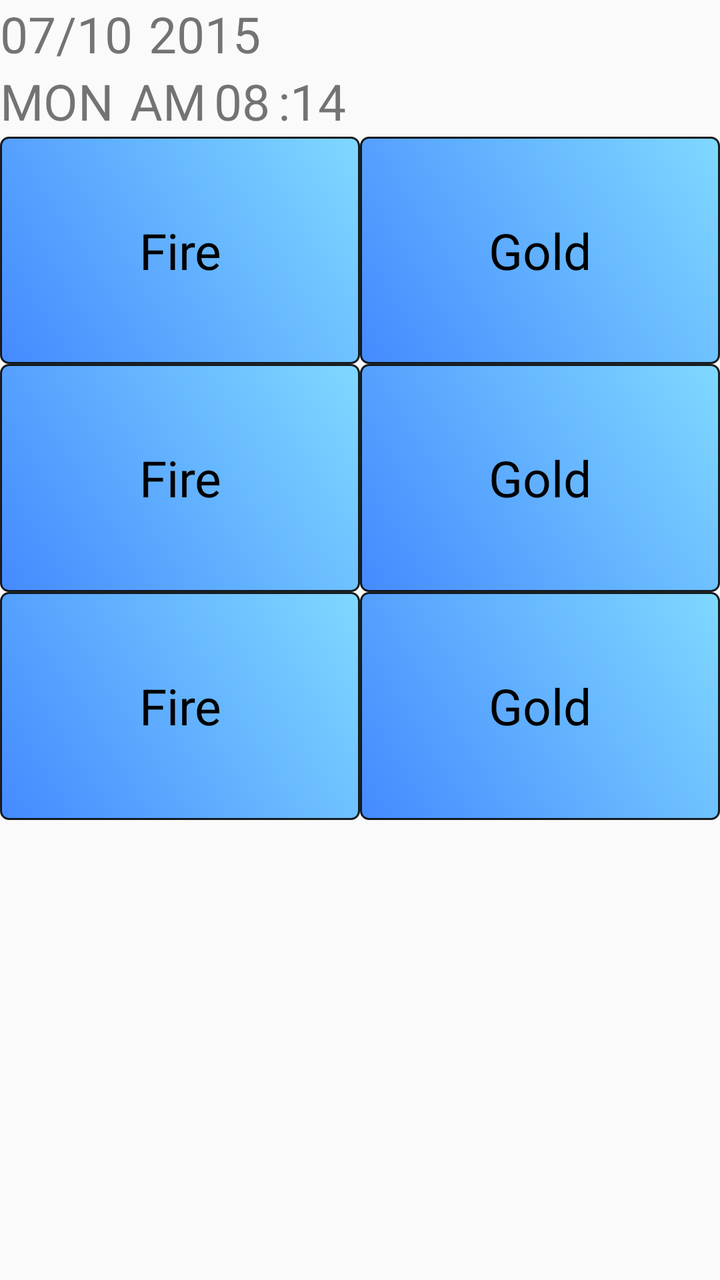
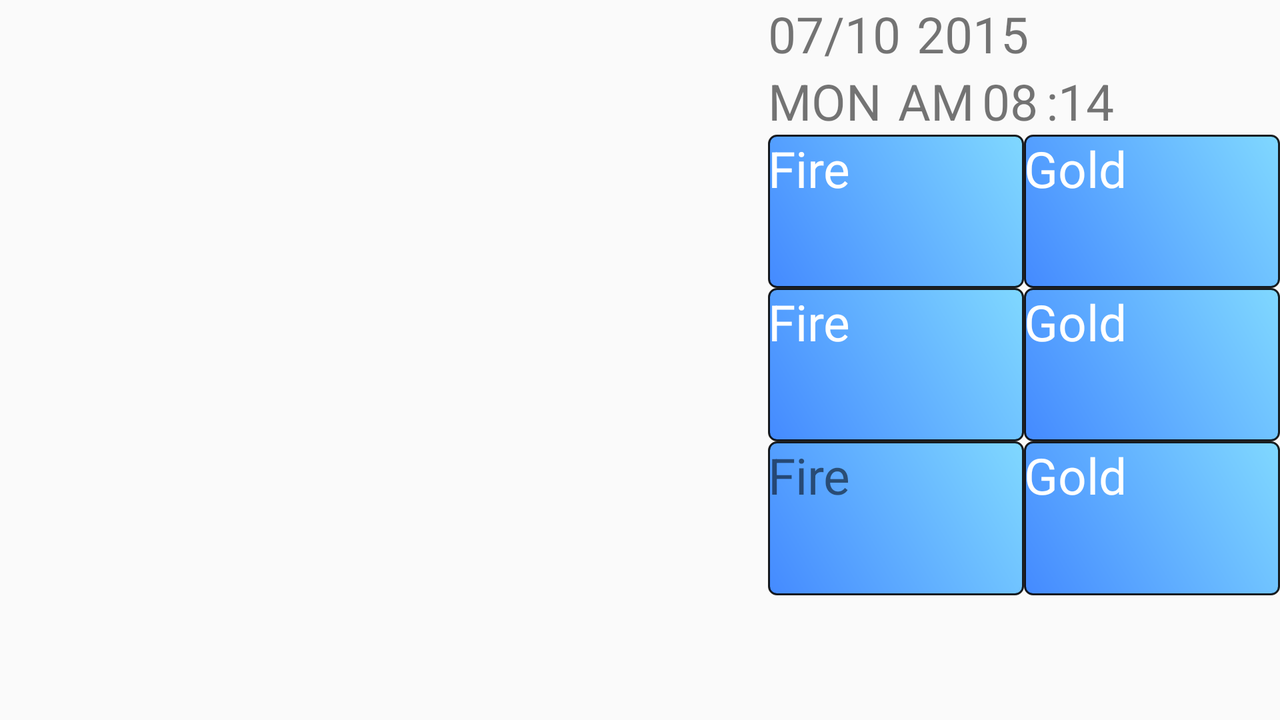

Two renders of one Android screen. The first uses the default layout on a phone; the second uses the alternative layout the repository ships for a different screen configuration, on a matching device. The two XML files are below.
<!-- AndroidManifest.xml: application theme AppTheme -->
<!-- res/layout/activity_main.xml -->
<?xml version="1.0" encoding="utf-8"?>
<android.support.constraint.ConstraintLayout xmlns:android="http://schemas.android.com/apk/res/android"
    xmlns:app="http://schemas.android.com/apk/res-auto"
    xmlns:tools="http://schemas.android.com/tools"
    android:layout_width="match_parent"
    android:layout_height="match_parent">

    <LinearLayout
        android:id="@+id/main_layout"
        android:layout_width="match_parent"
        android:layout_height="match_parent"
        android:orientation="vertical">
        <android.support.constraint.ConstraintLayout
            android:layout_width="match_parent"
            android:layout_height="0dp"
            android:id="@+id/main_top_layout"
            android:layout_weight="0.6"
            >

            <TextView
                android:id="@+id/textview_main_clock_date"
                android:layout_width="wrap_content"
                android:layout_height="0dp"
                android:layout_weight="1"
                android:text="@string/example_text_clock_date"
                android:textSize="25sp"
                app:layout_constrainedWidth="true"
                />

            <TextView
                android:id="@+id/textview_main_clock_year"
                android:layout_width="wrap_content"
                android:layout_height="0dp"
                android:layout_weight="1"
                android:text="@string/example_text_clock_year"
                android:textSize="25sp"
                android:layout_marginStart="8dp"
                app:layout_constraintStart_toEndOf="@id/textview_main_clock_date"
                app:layout_constrainedWidth="true"
                />

            <TextView
                android:id="@+id/textview_main_clock_day"
                android:layout_width="wrap_content"
                android:layout_height="0dp"
                android:layout_weight="1"
                android:text="@string/example_text_clock_day"
                android:textSize="25sp"
                app:layout_constraintTop_toBottomOf="@id/textview_main_clock_date"
                app:layout_constrainedWidth="true"
                />
            <TextView
                android:id="@+id/textview_main_clock_am_pm"
                android:layout_width="wrap_content"
                android:layout_height="0dp"
                android:layout_weight="1"
                android:text="@string/example_text_clock_am_pm"
                android:textSize="25sp"
                android:layout_marginStart="8dp"
                app:layout_constraintStart_toEndOf="@id/textview_main_clock_day"
                app:layout_constraintTop_toBottomOf="@+id/textview_main_clock_year"
                app:layout_constrainedWidth="true"
                />

            <TextView
                android:id="@+id/textview_main_clock_hour"
                android:layout_width="wrap_content"
                android:layout_height="0dp"
                android:layout_weight="1"
                android:text="@string/example_text_clock_hour"
                android:textSize="25sp"
                android:layout_marginStart="4dp"
                app:layout_constraintStart_toEndOf="@id/textview_main_clock_am_pm"
                app:layout_constraintTop_toBottomOf="@+id/textview_main_clock_year"
                app:layout_constrainedWidth="true"
                />

            <TextView
                android:id="@+id/textview_main_clock_min"
                android:layout_width="wrap_content"
                android:layout_height="0dp"
                android:layout_weight="1"
                android:text="@string/example_text_clock_min"
                android:textSize="25sp"
                android:layout_marginStart="4dp"
                app:layout_constraintStart_toEndOf="@id/textview_main_clock_hour"
                app:layout_constraintTop_toBottomOf="@+id/textview_main_clock_year"
                app:layout_constrainedWidth="true"
                />
        </android.support.constraint.ConstraintLayout>

        <LinearLayout
            android:layout_width="match_parent"
            android:layout_height="0dp"
            android:id="@+id/main_sensor_data_first_row_layout"
            android:layout_weight="1"
            app:layout_constraintTop_toBottomOf="@id/main_top_layout"
            >
            <TextView
                android:id="@+id/main_textview_temperatures"
                android:layout_width="0dp"
                android:layout_height="match_parent"
                android:layout_weight="1"
                android:gravity="center"
                android:text="Fire"
                android:textSize="25sp"
                android:textColor="@color/black"
                android:textAlignment="center"
                android:background="@drawable/rectangle_round_corner_blue_background"
                app:layout_constraintTop_toTopOf="parent"
                app:layout_constraintStart_toStartOf="parent"
                app:layout_constraintBottom_toBottomOf="parent"
                app:layout_constraintEnd_toEndOf="parent"/>

            <TextView
                android:id="@+id/main_textview_humidity"
                android:layout_width="0dp"
                android:layout_height="match_parent"
                android:layout_weight="1"
                android:gravity="center"
                android:text="Gold"
                android:textSize="25sp"
                android:textColor="@color/black"
                android:textAlignment="center"
                android:background="@drawable/rectangle_round_corner_blue_background"/>
        </LinearLayout>
        <LinearLayout
            android:layout_width="match_parent"
            android:layout_height="0dp"
            android:id="@+id/main_sensor_data_second_row_layout"
            app:layout_constraintTop_toBottomOf="@id/main_sensor_data_first_row_layout"
            android:layout_weight="1">
            <TextView
                android:id="@+id/main_textview_pm10"
                android:layout_width="0dp"
                android:layout_height="match_parent"
                android:layout_weight="1"
                android:gravity="center"
                android:text="Fire"
                android:textSize="25sp"
                android:textColor="@color/black"
                android:textAlignment="center"
                android:background="@drawable/rectangle_round_corner_blue_background"/>

            <TextView
                android:id="@+id/main_textview_pm2_5"
                android:layout_width="0dp"
                android:layout_height="match_parent"
                android:layout_weight="1"
                android:gravity="center"
                android:text="Gold"
                android:textSize="25sp"
                android:textColor="@color/black"
                android:textAlignment="center"
                android:background="@drawable/rectangle_round_corner_blue_background"/>
        </LinearLayout>
        <LinearLayout
            android:layout_width="match_parent"
            android:layout_height="0dp"
            android:id="@+id/main_sensor_data_third_row_layout"
            app:layout_constraintTop_toBottomOf="@id/main_sensor_data_second_row_layout"
            android:layout_weight="1">
            <TextView
                android:id="@+id/main_textview_ozone"
                android:layout_width="0dp"
                android:layout_height="match_parent"
                android:layout_weight="1"
                android:gravity="center"
                android:text="Fire"
                android:textSize="25sp"
                android:textColor="@color/black"
                android:textAlignment="center"
                android:background="@drawable/rectangle_round_corner_blue_background"/>

            <TextView
                android:id="@+id/main_textview_co2"
                android:layout_width="0dp"
                android:layout_height="match_parent"
                android:layout_weight="1"
                android:gravity="center"
                android:text="Gold"
                android:textSize="25sp"
                android:textColor="@color/black"
                android:textAlignment="center"
                android:background="@drawable/rectangle_round_corner_blue_background"/>
        </LinearLayout>
        <android.support.v4.view.ViewPager
            android:id="@+id/main_viewpager"
            android:layout_width="match_parent"
            android:layout_height="0dp"
            android:layout_marginTop="2dp"
            android:layout_weight="2"
            app:layout_constraintTop_toBottomOf="@id/main_sensor_data_third_row_layout"
            app:layout_constraintStart_toStartOf="parent"
            app:layout_constraintBottom_toBottomOf="parent"/>

    </LinearLayout>

</android.support.constraint.ConstraintLayout>
<!-- resources referenced by this layout -->
<resources>
  <color name="black">#000000</color>
  <!-- drawable rectangle_round_corner_blue_background (drawable) -->
  <?xml version="1.0" encoding="utf-8"?>
  <shape xmlns:android="http://schemas.android.com/apk/res/android"
      android:shape="rectangle">
      
      <corners
          android:radius="4dp"/>
  
  
      
      <gradient
          android:angle="45"
          android:endColor="@color/light_blue_A100"
          android:startColor="@color/blue_A200" />
      
      
      
   
      
      
      
      <stroke
          android:width="1dp"
          android:color="@color/light_bg_dark_primary_text"/>
          
          
  
  </shape>
  <string name="example_text_clock_am_pm">AM</string>
  <string name="example_text_clock_date">07/10</string>
  <string name="example_text_clock_day">MON</string>
  <string name="example_text_clock_hour">08</string>
  <string name="example_text_clock_min">:14</string>
  <string name="example_text_clock_year">2015</string>
  <style name="AppTheme" parent="Base.Theme.AppCompat.Light.DarkActionBar">
          
          <item name="colorPrimary">@color/colorPrimary</item>
          <item name="colorPrimaryDark">@color/colorPrimaryDark</item>
          <item name="colorAccent">@color/colorAccent</item>
          
          <item name="windowActionBar">false</item>
          <item name="windowNoTitle">true</item>
      </style>
  <color name="light_blue_A100">#80D8FF</color>
  <color name="blue_A200">#448AFF</color>
  <color name="light_bg_dark_primary_text">#DE000000</color>
  <color name="colorPrimary">#3F51B5</color>
  <color name="colorPrimaryDark">#303F9F</color>
  <color name="colorAccent">#FF4081</color>
</resources>
<!-- res/layout-land/activity_main.xml (the repository's variant of the layout above) -->
<!-- drawn on the phone turned sideways -->
<?xml version="1.0" encoding="utf-8"?>
<android.support.constraint.ConstraintLayout xmlns:android="http://schemas.android.com/apk/res/android"
    xmlns:app="http://schemas.android.com/apk/res-auto"
    xmlns:tools="http://schemas.android.com/tools"
    android:layout_width="match_parent"
    android:layout_height="match_parent">

    <LinearLayout
        android:id="@+id/main_left_layout"
        android:layout_width="0dp"
        android:layout_height="match_parent"
        android:orientation="vertical"
        app:layout_constraintStart_toStartOf="parent"
        app:layout_constraintEnd_toStartOf="@id/main_right_layout"
        app:layout_constrainedWidth="true"
        app:layout_constraintWidth_default="percent"
        app:layout_constraintWidth_percent="0.6">

        <android.support.v4.view.ViewPager
            android:id="@+id/main_viewpager"
            android:layout_width="match_parent"
            android:layout_height="wrap_content"
            android:layout_marginTop="8dp" />
    </LinearLayout>

    <LinearLayout
        android:id="@+id/main_right_layout"
        android:layout_width="0dp"
        android:layout_height="match_parent"
        android:orientation="vertical"
        app:layout_constraintStart_toEndOf="@id/main_left_layout"
        app:layout_constraintEnd_toEndOf="parent"
        app:layout_constrainedWidth="true"
        app:layout_constraintWidth_default="percent"
        app:layout_constraintWidth_percent="0.4">

        <android.support.constraint.ConstraintLayout
            android:layout_width="match_parent"
            android:layout_height="wrap_content"
            >

            <TextView
                android:id="@+id/textview_main_clock_date"
                android:layout_width="wrap_content"
                android:layout_height="wrap_content"
                android:layout_weight="1"
                android:text="@string/example_text_clock_date"
                android:textSize="25sp"
                app:layout_constrainedWidth="true"
                 />

            <TextView
                android:id="@+id/textview_main_clock_year"
                android:layout_width="wrap_content"
                android:layout_height="wrap_content"
                android:layout_weight="1"
                android:text="@string/example_text_clock_year"
                android:textSize="25sp"
                android:layout_marginStart="8dp"
                app:layout_constraintStart_toEndOf="@id/textview_main_clock_date"
                app:layout_constrainedWidth="true"
                />

            <TextView
                android:id="@+id/textview_main_clock_day"
                android:layout_width="wrap_content"
                android:layout_height="wrap_content"
                android:layout_weight="1"
                android:text="@string/example_text_clock_day"
                android:textSize="25sp"
                app:layout_constraintTop_toBottomOf="@id/textview_main_clock_date"
                app:layout_constrainedWidth="true"
                />
            <TextView
                android:id="@+id/textview_main_clock_am_pm"
                android:layout_width="wrap_content"
                android:layout_height="wrap_content"
                android:layout_weight="1"
                android:text="@string/example_text_clock_am_pm"
                android:textSize="25sp"
                android:layout_marginStart="8dp"
                app:layout_constraintStart_toEndOf="@id/textview_main_clock_day"
                app:layout_constraintTop_toBottomOf="@+id/textview_main_clock_year"
                app:layout_constrainedWidth="true"
                />

            <TextView
                android:id="@+id/textview_main_clock_hour"
                android:layout_width="wrap_content"
                android:layout_height="wrap_content"
                android:layout_weight="1"
                android:text="@string/example_text_clock_hour"
                android:textSize="25sp"
                android:layout_marginStart="4dp"
                app:layout_constraintStart_toEndOf="@id/textview_main_clock_am_pm"
                app:layout_constraintTop_toBottomOf="@+id/textview_main_clock_year"
                app:layout_constrainedWidth="true"
                />

            <TextView
                android:id="@+id/textview_main_clock_min"
                android:layout_width="wrap_content"
                android:layout_height="wrap_content"
                android:layout_weight="1"
                android:text="@string/example_text_clock_min"
                android:textSize="25sp"
                android:layout_marginStart="4dp"
                app:layout_constraintStart_toEndOf="@id/textview_main_clock_hour"
                app:layout_constraintTop_toBottomOf="@+id/textview_main_clock_year"
                app:layout_constrainedWidth="true"
                />
        </android.support.constraint.ConstraintLayout>

        <LinearLayout
           android:layout_width="match_parent"
           android:layout_height="wrap_content"
           android:id="@+id/main_sensor_data_first_row_layout"
           android:layout_weight="1">
           <TextView
               android:id="@+id/main_textview_temperatures"
               android:layout_width="match_parent"
               android:layout_height="match_parent"
               android:layout_weight="1"
               android:text="Fire"
               android:textSize="25sp"
               android:textColor="@color/white"
               android:background="@drawable/rectangle_round_corner_blue_background"/>

           <TextView
               android:id="@+id/main_textview_humidity"
               android:layout_width="match_parent"
               android:layout_height="match_parent"
               android:layout_weight="1"
               android:text="Gold"
               android:textSize="25sp"
               android:textColor="@color/white"
               android:background="@drawable/rectangle_round_corner_blue_background"/>
       </LinearLayout>
        <LinearLayout
            android:layout_width="match_parent"
            android:layout_height="wrap_content"
            android:id="@+id/main_sensor_data_second_row_layout"
            android:layout_weight="1">
            <TextView
                android:id="@+id/main_textview_pm10"
                android:layout_width="match_parent"
                android:layout_height="match_parent"
                android:layout_weight="1"
                android:text="Fire"
                android:textSize="25sp"
                android:textColor="@color/white"
                android:background="@drawable/rectangle_round_corner_blue_background"/>

            <TextView
                android:id="@+id/main_textview_pm2_5"
                android:layout_width="match_parent"
                android:layout_height="match_parent"
                android:layout_weight="1"
                android:text="Gold"
                android:textSize="25sp"
                android:textColor="@color/white"
                android:background="@drawable/rectangle_round_corner_blue_background"/>
        </LinearLayout>
        <LinearLayout
            android:layout_width="match_parent"
            android:layout_height="wrap_content"
            android:id="@+id/main_sensor_data_third_row_layout"
            android:layout_weight="1">
            <TextView
                android:id="@+id/main_textview_ozone"
                android:layout_width="match_parent"
                android:layout_height="match_parent"
                android:layout_weight="1"
                android:text="Fire"
                android:textSize="25sp"
                android:background="@drawable/rectangle_round_corner_blue_background"/>

            <TextView
                android:id="@+id/main_textview_co2"
                android:layout_width="match_parent"
                android:layout_height="match_parent"
                android:layout_weight="1"
                android:text="Gold"
                android:textSize="25sp"
                android:textColor="@color/white"
                android:background="@drawable/rectangle_round_corner_blue_background"/>
        </LinearLayout>
        <TextView
            android:layout_width="match_parent"
            android:layout_height="wrap_content"
            android:layout_weight="1"/>

    </LinearLayout>

</android.support.constraint.ConstraintLayout>
<!-- resources referenced by the variant -->
<!-- as the phone turned sideways resolves them -->
<resources>
  <color name="white">#FFFFFF</color>
  <!-- drawable rectangle_round_corner_blue_background (drawable) -->
  <?xml version="1.0" encoding="utf-8"?>
  <shape xmlns:android="http://schemas.android.com/apk/res/android"
      android:shape="rectangle">
      
      <corners
          android:radius="4dp"/>
  
  
      
      <gradient
          android:angle="45"
          android:endColor="@color/light_blue_A100"
          android:startColor="@color/blue_A200" />
      
      
      
   
      
      
      
      <stroke
          android:width="1dp"
          android:color="@color/light_bg_dark_primary_text"/>
          
          
  
  </shape>
  <string name="example_text_clock_am_pm">AM</string>
  <string name="example_text_clock_date">07/10</string>
  <string name="example_text_clock_day">MON</string>
  <string name="example_text_clock_hour">08</string>
  <string name="example_text_clock_min">:14</string>
  <string name="example_text_clock_year">2015</string>
  <style name="AppTheme" parent="Base.Theme.AppCompat.Light.DarkActionBar">
          
          <item name="colorPrimary">@color/colorPrimary</item>
          <item name="colorPrimaryDark">@color/colorPrimaryDark</item>
          <item name="colorAccent">@color/colorAccent</item>
          
          <item name="windowActionBar">false</item>
          <item name="windowNoTitle">true</item>
      </style>
  <color name="light_blue_A100">#80D8FF</color>
  <color name="blue_A200">#448AFF</color>
  <color name="light_bg_dark_primary_text">#DE000000</color>
  <color name="colorPrimary">#3F51B5</color>
  <color name="colorPrimaryDark">#303F9F</color>
  <color name="colorAccent">#FF4081</color>
</resources>
